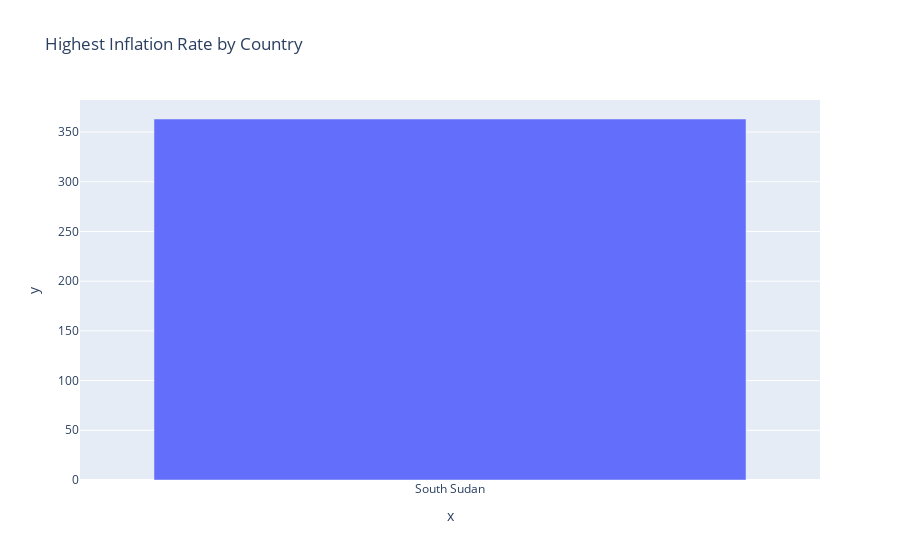

Notebook source saved alongside this figure:
### Code cell
#highese inflation rate over country......

import pandas as pd
import plotly.express as px

# DATAPATH
data_paths = [
    "WLD_RTFP_country_2023-10-02.csv",
    "WLD_RTP_details_2023-10-02.csv"
]


data_df = [pd.read_csv(f"C:\\Users\\nh013\\Desktop\\Global Food Price Inflation\\{path}") for path in data_paths]



#COL NAME FOR COUNTRY AND INFLATION RATE
inflation_df = data_df[0]  
country_column_name = "country"
inflation_rate_column_name = "Inflation"



# FIND THE HIGHEST INFLATION RATE OVER COUNTRY
max_inflation_country = inflation_df.loc[inflation_df[inflation_rate_column_name].idxmax(), country_column_name]
max_inflation_rate = inflation_df[inflation_rate_column_name].max()



# CREATE BAR PLOT
fig = px.bar(x=[max_inflation_country], y=[max_inflation_rate], labels={max_inflation_rate: "Highest Inflation Rate"},
             title="Highest Inflation Rate by Country")


fig.show()

### Figure 1 — Plotly figure (JSON) as saved in the notebook; plotly's stock layout.template omitted (floating-point values rounded to 4 significant figures)
{"data": [{"alignmentgroup": "True", "hovertemplate": "x=%{x}<br>y=%{y}<extra></extra>", "legendgroup": "", "marker": {"color": "#636efa", "pattern": {"shape": ""}}, "name": "", "offsetgroup": "", "orientation": "v", "showlegend": false, "textposition": "auto", "type": "bar", "x": ["South Sudan"], "xaxis": "x", "y": [363.1], "yaxis": "y"}], "layout": {"barmode": "relative", "legend": {"tracegroupgap": 0}, "title": {"text": "Highest Inflation Rate by Country"}, "xaxis": {"anchor": "y", "domain": [0, 1], "title": {"text": "x"}}, "yaxis": {"anchor": "x", "domain": [0, 1], "title": {"text": "y"}}}}
